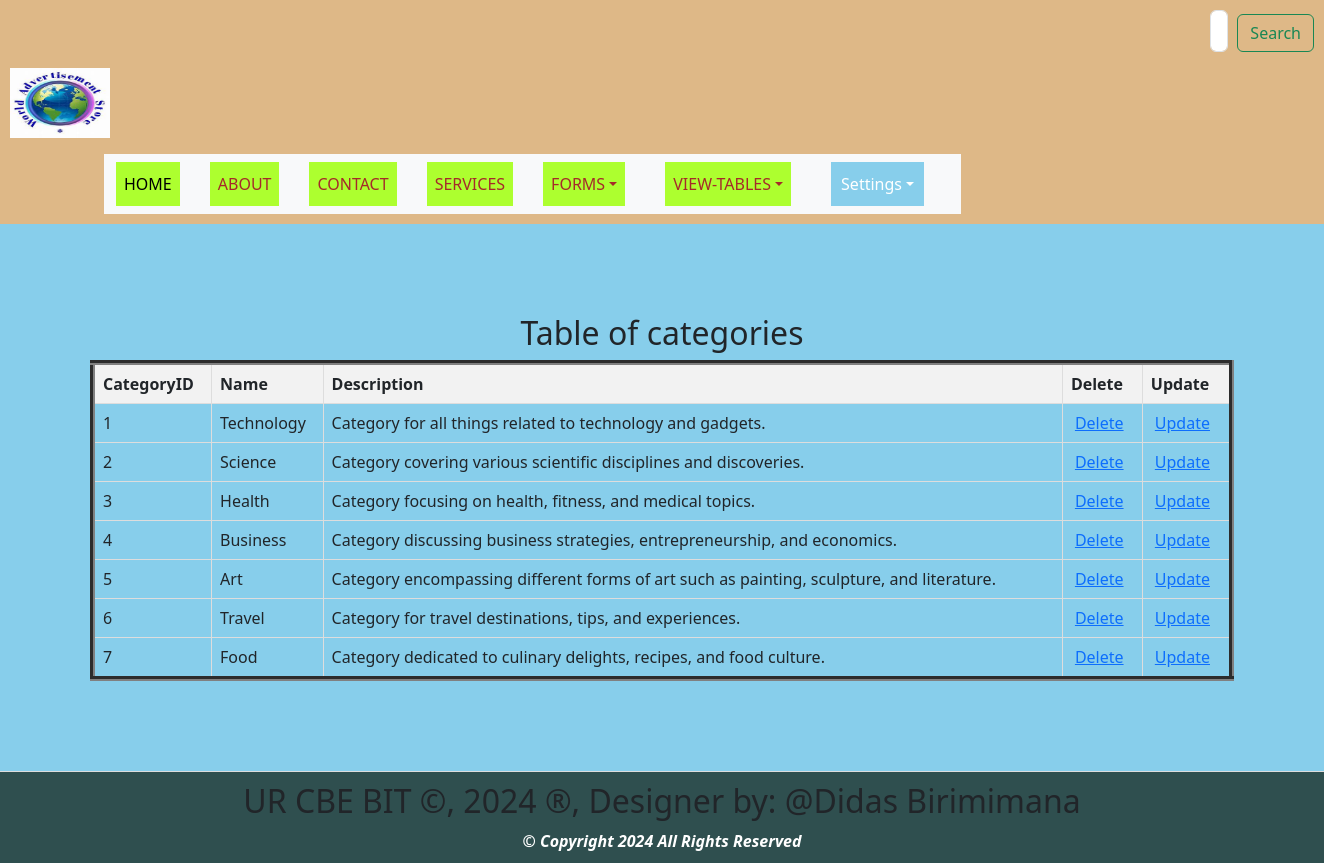
Page /view_categories.php on the committed database.
### tables this page shows
CREATE TABLE `categories` (
  `CategoryID` int(11) NOT NULL,
  `Name` varchar(50) NOT NULL,
  `Description` varchar(450) DEFAULT NULL
);

### view_categories.php (the view, shortened to what this page needs)
<html>
<head>
  <link rel="stylesheet" type="text/css" href="styles.css" title="style 1" media="screen, tv, projection, handheld, print"/>
  <link rel="stylesheet" type="text/css" href="styles.css" title="style 1" media="screen, tv, projection, handheld, print">
    <link href="https://cdn.jsdelivr.net/npm/bootstrap@5.3.3/dist/css/bootstrap.min.css" rel="stylesheet">
</head>
<body style="background-color: skyblue;">
<header>
    <form class="d-flex" role="search" action="search.php" method="GET">
        <input class="form-control me-2" type="search" placeholder="Search" aria-label="Search" name="query">
        <button class="btn btn-outline-success" type="submit">Search</button>
    </form>
    <ul style="list-style-type: none; padding: 0;">
        <li style="display: inline; margin-right: 10px;">
           <a href="home.html">
            <img src="./Images/th.jpeg" width="100" height="70" alt="Logo"> </a>
        </li>
    </ul>
    <div class="container">
        <div class="row">
            <div class="col-auto">
                <div class="box">
                    <nav class="navbar navbar-expand-lg bg-body-tertiary">
                        <div class="container-fluid">
                            <div class="collapse navbar-collapse" id="navbarNavDropdown">
                                <ul class="navbar-nav">
                                    <li class="nav-item">
                                        <a class="nav-link active" aria-current="page" href="home.html">HOME</a>
                                    </li>
                                    <li class="nav-item">
                                        <a class="nav-link" href="about.html">ABOUT</a>
                                    </li>
                                    <li class="nav-item">
                                        <a class="nav-link" href="contact.html">CONTACT</a>
                                    </li>
                                    <li class="nav-item">
                                        <a class="nav-link" href="services.html">SERVICES</a>
                                    </li>
                                    <li class="nav-item dropdown">
                                        <a class="nav-link dropdown-toggle" href="#"  data-bs-toggle="dropdown" aria-expanded="false">FORMS</a>
                                    </li>
                                    <li class="nav-item dropdown">
                                        <a class="nav-link dropdown-toggle" href="#" role="button" data-bs-toggle="dropdown" aria-expanded="false">VIEW-TABLES</a>
                                    </li>
                                    <li class="dropdown" style="display: inline; margin-right: 10px;">
                                        <a href="#" class="nav-link dropdown-toggle" style="padding: 10px; color: white; background-color: skyblue; text-decoration: none; margin-right: 15px;">Settings</a>
                                    </li>
                                </ul>
                            </div>
                        </div>
                    </nav>
                </div>
            </div>
        </div>
    </div>
</header>
<section>
<!DOCTYPE html>
<html>
<head>
</head>
<body>
    <center><h2>Table of categories</h2></center>
    <table border="5">
        <tr>
            <th>CategoryID</th>
            <th>Name</th>
            <th>Description</th>
            <th>Delete</th>
            <th>Update</th>
        </tr>
        <?php
       include('Database_Connection.php');
        $sql = "SELECT * FROM categories";
        $result = $connection->query($sql);
        if ($result->num_rows > 0) {
            while ($row = $result->fetch_assoc()) {
                $instId = $row['CategoryID'];
                echo "<tr>
                    <td>" . $row['CategoryID'] . "</td>
                    <td>" . $row['Name'] . "</td>
                    <td>" . $row['Description'] . "</td>
                    <td><a style='padding:4px' href='delete_categories.php?CategoryID=$instId'>Delete</a></td>
                    <td><a style='padding:4px' href='update_categories.php?CategoryID=$instId'>Update</a></td>
                </tr>";
            }
        } else {
            echo "<tr><td colspan='9'>No data found</td></tr>";
        }
        ?>
    </table>
</body>
    </section>
<footer>
 <marquee behavior='alternate'>
<b><h2>UR CBE BIT &copy, 2024 &reg, Designer by: @Didas Birimimana</h2></b>
</marquee>
<center><b style="color: white;"><i>&copy Copyright 2024 All Rights Reserved</i></b></center>
</footer>
</body>
</html>

### styles.css (style rules this page uses)
body { font-family: Arial, sans-serif; margin: 0; padding: 0; }
header { background-color: darkslategray; padding: 5px; }
nav { display: flex; justify-content: space-between; }
.nav-link { list-style: none; margin: 0; padding: 0; display: inline-block; margin-right: 20px; text-decoration: none; color: black; }
.dropdown { position: relative; display: inline; margin-right: 10px; }
section { padding: 90px; border-bottom: 1px solid #ddd; }
footer { text-align: center; padding: 10px; background-color: darkslategray; }

### view_categories.php (style rules this page uses)
.nav-link { padding: 10px; color: white; background-color: greenyellow; text-decoration: none; margin-right: 30px; text-align: center; }
.nav-link:link { color: brown; }
button.btn { margin-left: 1px; margin-top: 4px; }
input.form-control { margin-left: 1200px; padding: 8px; }
header { background-color: burlywood; padding: 10px; }
table { width: 100%; border-collapse: collapse; }
th, td { border: 1px solid #ddd; padding: 8px; text-align: left; }
th { background-color: #f2f2f2; }

### rows in the picture
categories: CategoryID "1", Name "Technology", Description "Category for all things related to technology and gadgets."
categories: CategoryID "2", Name "Science", Description "Category covering various scientific disciplines and discoveries."
categories: CategoryID "3", Name "Health", Description "Category focusing on health, fitness, and medical topics."
categories: CategoryID "4", Name "Business", Description "Category discussing business strategies, entrepreneurship, and economics."
categories: CategoryID "5", Name "Art", Description "Category encompassing different forms of art such as painting, sculpture, and literature."
categories: CategoryID "6", Name "Travel", Description "Category for travel destinations, tips, and experiences."
categories: CategoryID "7", Name "Food", Description "Category dedicated to culinary delights, recipes, and food culture."
